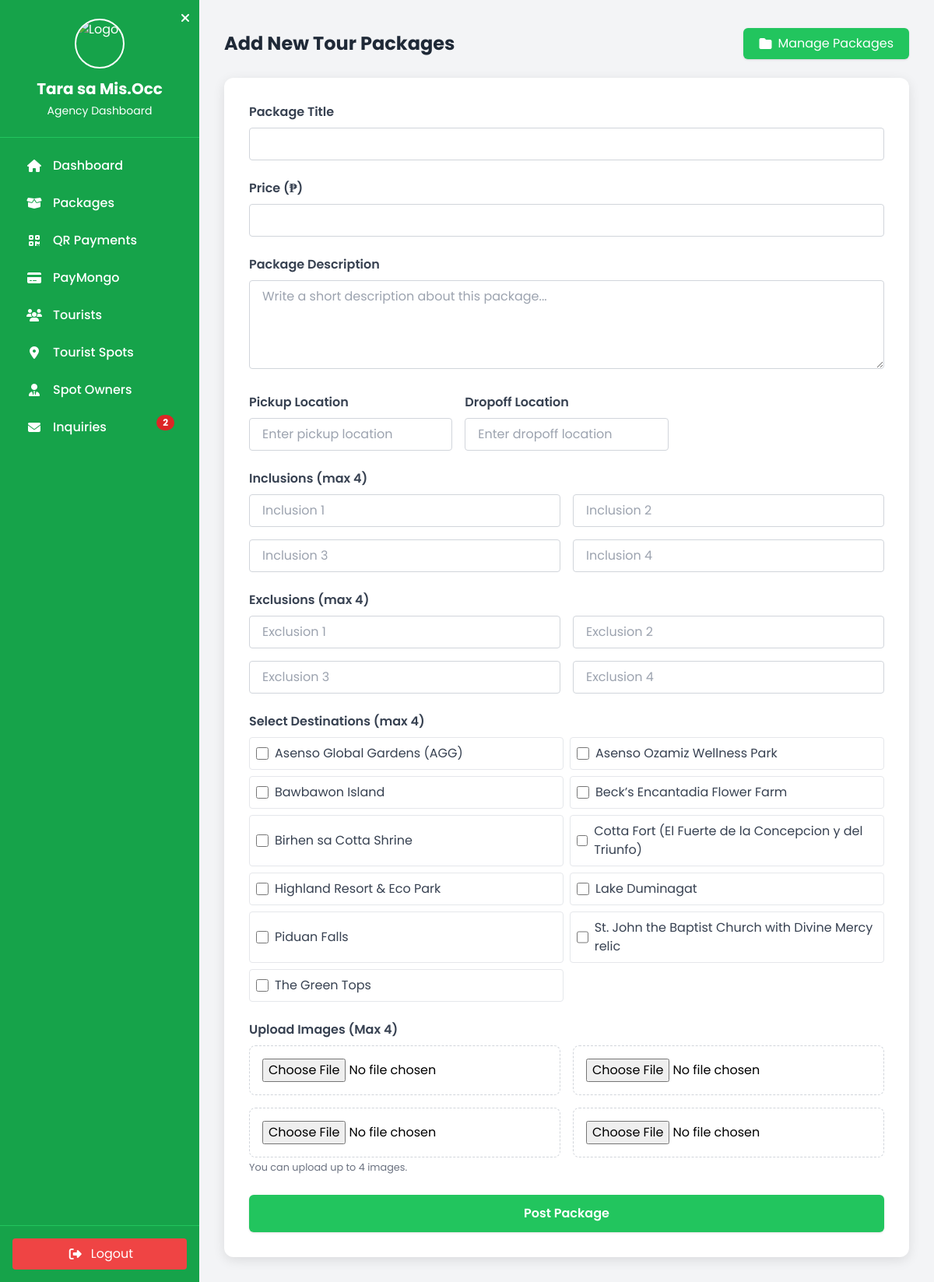
Page /admin/agency_add_package.php (signed in) on the committed database.
### tables this page shows
CREATE TABLE `tourist_spots` (
  `id` int(10) UNSIGNED NOT NULL,
  `owner_id` int(10) UNSIGNED NOT NULL,
  `description` text DEFAULT NULL,
  `location` varchar(255) DEFAULT NULL,
  `created_at` datetime DEFAULT current_timestamp(),
  `image1` varchar(255) DEFAULT NULL,
  `image2` varchar(255) DEFAULT NULL,
  `image3` varchar(255) DEFAULT NULL,
  `entrance_fee` decimal(10,2) DEFAULT NULL,
  `activity` varchar(255) DEFAULT NULL,
  `latitude` decimal(10,7) DEFAULT NULL,
  `longitude` decimal(10,7) DEFAULT NULL,
  `posted_by_type` enum('agency','spot_owner','tourism_officers') NOT NULL,
  `status` varchar(20) DEFAULT 'pending',
  `owner_name` varchar(255) NOT NULL,
  `name_of_tourist_spot` varchar(255) NOT NULL,
  `spot_created_at` datetime NOT NULL DEFAULT current_timestamp()
);

### admin/agency_add_package.php (the view, shortened to what this page needs)
<?php
include '../config/db_connect.php';
$spots = [];
$res = $conn->query("SELECT id, name_of_tourist_spot, location, latitude, longitude FROM tourist_spots ORDER BY name_of_tourist_spot");
while ($row = $res->fetch_assoc()) {
    $spots[] = $row;
}
?>
<!DOCTYPE html>
<html lang="en">
<head>
<script src="https://cdn.tailwindcss.com"></script>
<link rel="stylesheet" href="https://cdnjs.cloudflare.com/ajax/libs/font-awesome/6.5.0/css/all.min.css" />
<link rel="stylesheet" href="https://cdnjs.cloudflare.com/ajax/libs/font-awesome/6.4.0/css/all.min.css">
<link rel="stylesheet" href="css/style.css">
</head>
<body class="bg-gray-100 flex font-[Poppins]">
<?php include 'sidebar.php'; ?>
<div id="mainContent" class="flex-1">
<main class="max-w-5xl mx-auto mt-1">
<div class="flex items-center justify-between mb-6">
  <h1 class="text-2xl font-bold text-gray-800 flex items-center space-x-3">
    <span>Add New Tour Packages</span>
  </h1>
<a href="agency_manage_packages.php" class="bg-green-500 hover:bg-green-600 text-white px-5 py-2 rounded-md shadow flex items-center gap-2">
    <i class="fas fa-folder"></i> Manage Packages
</a>
</div>
<div class="card">
<form method="POST" enctype="multipart/form-data" class="space-y-6">
  <div>
    <label class="block mb-2 font-semibold text-gray-700">Package Title</label>
    <input type="text" name="title" required
          class="w-full border border-gray-300 rounded px-4 py-2 focus:outline-none focus:ring-2 focus:ring-green-400">
  </div>
  <div>
    <label class="block mb-2 font-semibold text-gray-700">Price (₱)</label>
    <input type="number" step="0.01" name="price" required
          class="w-full border border-gray-300 rounded px-4 py-2 focus:outline-none focus:ring-2 focus:ring-green-400">
  </div>
    <div>
      <label class="block mb-2 font-semibold text-gray-700">Package Description</label>
      <textarea name="description" rows="4" required
                class="w-full border border-gray-300 rounded px-4 py-2 focus:outline-none focus:ring-2 focus:ring-green-400"
                placeholder="Write a short description about this package..."></textarea>
    </div>
  <div class="grid grid-cols-3 gap-4">
    <div>
      <label class="block mb-2 font-semibold text-gray-700">Pickup Location</label>
      <input type="text" name="pickup" required placeholder="Enter pickup location"
            class="w-full border border-gray-300 rounded px-4 py-2 focus:outline-none focus:ring-2 focus:ring-green-400">
    </div>
    <div>
      <label class="block mb-2 font-semibold text-gray-700">Dropoff Location</label>
      <input type="text" name="dropoff" required placeholder="Enter dropoff location"
            class="w-full border border-gray-300 rounded px-4 py-2 focus:outline-none focus:ring-2 focus:ring-green-400">
    </div>
  </div>
  <div>
    <label class="block mb-2 font-semibold text-gray-700">Inclusions (max 4)</label>
    <div class="grid grid-cols-2 gap-4">
      <?php for($i=1; $i<=4; $i++): ?>
        <input type="text" name="inclusion<?= $i ?>" placeholder="Inclusion <?= $i ?>"
              class="w-full border border-gray-300 rounded px-4 py-2 focus:outline-none focus:ring-2 focus:ring-green-400">
      <?php endfor; ?>
    </div>
  </div>
  <div>
    <label class="block mb-2 font-semibold text-gray-700">Exclusions (max 4)</label>
    <div class="grid grid-cols-2 gap-4">
      <?php for($i=1; $i<=4; $i++): ?>
        <input type="text" name="exclusion<?= $i ?>" placeholder="Exclusion <?= $i ?>"
              class="w-full border border-gray-300 rounded px-4 py-2 focus:outline-none focus:ring-2 focus:ring-green-400">
      <?php endfor; ?>
    </div>
  </div>
  <div>
    <label class="block mb-2 font-semibold text-gray-700">Select Destinations (max 4)</label>
    <div class="checkbox-grid grid grid-cols-2 gap-2">
      <?php foreach($spots as $spot): ?>
        <label class="flex items-center space-x-2 p-2 border border-gray-200 rounded hover:bg-green-50 cursor-pointer">
          <input type="checkbox" name="destinations[]" value="<?= $spot['id'] ?>" class="h-4 w-4 text-green-500">
          <span class="text-gray-700"><?= htmlspecialchars($spot['name_of_tourist_spot']) ?></span>
        </label>
      <?php endforeach; ?>
    </div>
  </div>
  <div>
    <label class="block mb-2 font-semibold text-gray-700">Upload Images (Max 4)</label>
    <div class="grid grid-cols-2 gap-4">
      <?php for($i=0; $i<4; $i++): ?>
        <input type="file" name="images[<?= $i ?>]" accept="image/*" class="w-full">
      <?php endfor; ?>
    </div>
    <small class="text-gray-500">You can upload up to 4 images.</small>
  </div>
  <button type="submit"
          class="bg-green-500 hover:bg-green-600 text-white px-6 py-3 rounded-md shadow font-semibold w-full">
    Post Package
  </button>
</form>
</div>
</main>
</div>
</body>
</html>

### admin/css/style.css (style rules this page uses)
body { font-family: "Poppins"; min-height: 100vh; background-color: #f3f4f6; }
#mainContent { margin-left: 16rem; padding: 2rem; }
.card { background: white; border-radius: 0.75rem; padding: 2rem; box-shadow: 0 4px 15px rgba(0, 0, 0, 0.1); }
input[type="file"] { border: 1px dashed #d1d5db; padding: 1rem; border-radius: 0.5rem; cursor: pointer; }
.checkbox-grid { display: grid; grid-template-columns: repeat(auto-fill, minmax(200px, 1fr)); gap: 1rem; }

### rows in the picture
tourist_spots: name_of_tourist_spot "Asenso Global Gardens (AGG)"
tourist_spots: name_of_tourist_spot "Asenso Ozamiz Wellness Park"
tourist_spots: name_of_tourist_spot "Bawbawon Island"
tourist_spots: name_of_tourist_spot "Beck’s Encantadia Flower Farm"
tourist_spots: name_of_tourist_spot "Birhen sa Cotta Shrine"
tourist_spots: name_of_tourist_spot "Cotta Fort (El Fuerte de la Concepcion y del Triunfo)"
tourist_spots: name_of_tourist_spot "Highland Resort & Eco Park"
tourist_spots: name_of_tourist_spot "Lake Duminagat"
tourist_spots: name_of_tourist_spot "Piduan Falls"
tourist_spots: name_of_tourist_spot "St. John the Baptist Church with Divine Mercy relic"
tourist_spots: name_of_tourist_spot "The Green Tops"

### other values in the picture
$unread_msg_count "2"
